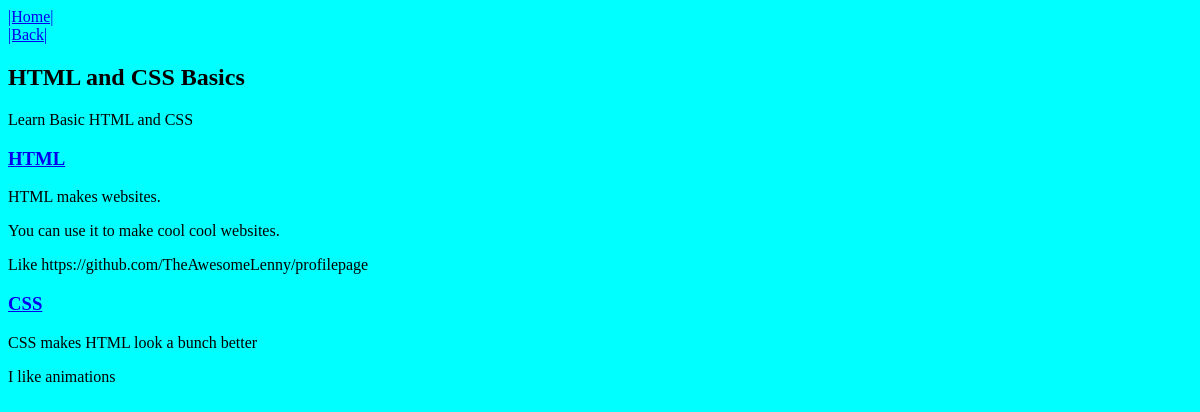
/courses/5/, run on the app's committed database.
### courses/models.py (models this page shows, shortened)
class Course(models.Model):
    created_at = models.DateTimeField(auto_now_add=True)
    title = models.CharField(max_length=255)
    description = models.TextField()

class Step(models.Model):
    title = models.CharField(max_length=255)
    description = models.TextField()
    content = models.TextField(blank=True, default='')
    order = models.IntegerField(default=0)
    course = models.ForeignKey(Course)
    class Meta:
        ordering = ['order',]

### courses/views.py (the view)
# urls.py: url(r'(?P<pk>\d+)/$', views.course_detail, name='detail'),
def course_detail(request, pk):
    course = get_object_or_404(Course, pk=pk)
    return render(request, 'courses/course_detail.html', {'course':course})

### courses/templates/courses/course_detail.html (shortened to what this page needs)
{% extends 'layout.html' %}
{% block content %}
<a href='/courses'>|Back|</a>
<article>
<h2>{{ course.title }}</h2>
    {{ course.description }}
    <section>
        {% for step in course.step_set.all %}
            <h3><a href='/courses/{{ step.course.pk }}/{{step.pk}}'>{{ step.title }}</a></h3>
        {{ step.description|linebreaks }}
        {% endfor %}
    </section>
</article>
{% endblock %}

### assets/css/layout.css (style rules this page uses)
.html { background-color: cyan; }

### data on the page
Course: title "HTML and CSS Basics", description "Learn Basic HTML and CSS"
Step: title "HTML", description "HTML makes websites. You can use it to make cool cool websites. Like https://github.com/TheAwesomeLenny/profilepage"
Step: title "CSS", description "CSS makes HTML look a bunch better I like animations"
